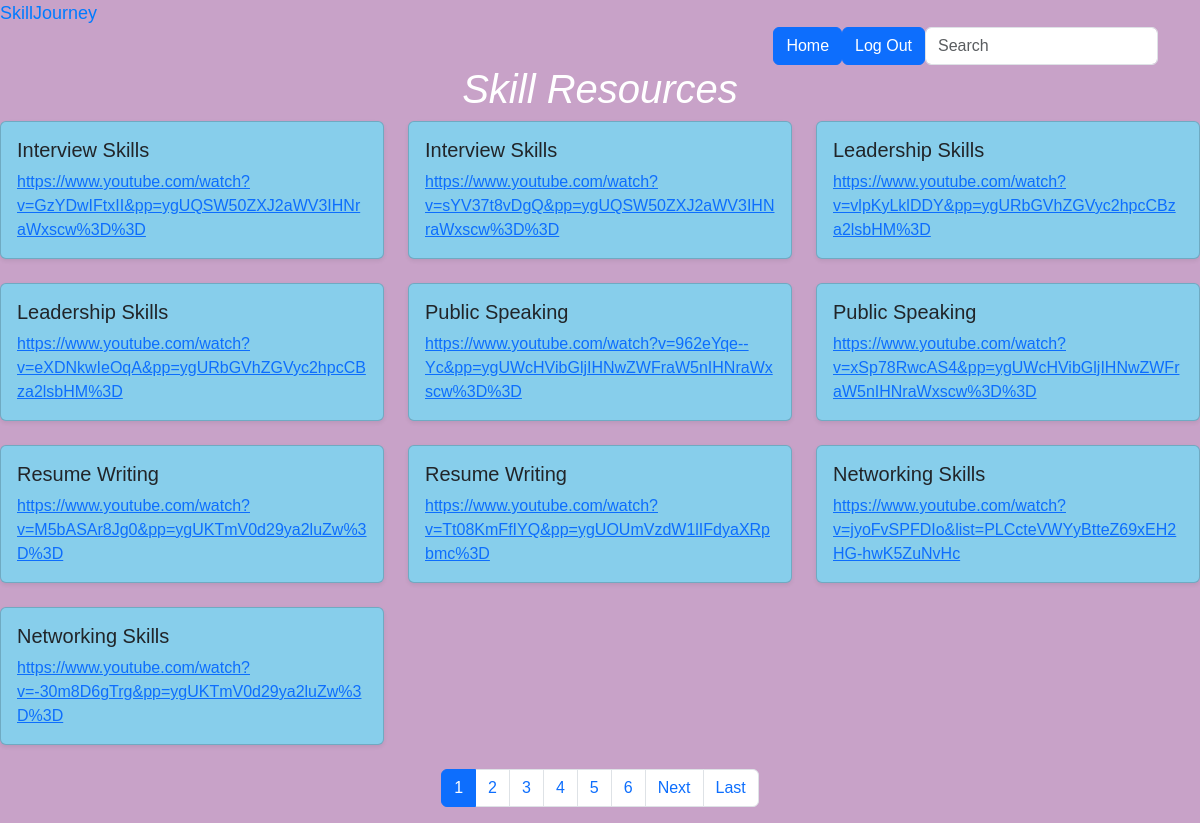
The app's page /skills/media (signed in) with its own data.
### tables this page shows
CREATE TABLE media (
    `id` INTEGER PRIMARY KEY AUTOINCREMENT,
    `title` TEXT NOT NULL,
    `url` TEXT NOT NULL
);

### app/skills/views.py (the view)
@bp.route('/media')
@login_required
def view_media():
    db = get_db()
    page = request.args.get('page', 1, type=int)
    per_page = 10
    search_query = request.args.get('search_query', '').strip()
    search_filter = '%' + search_query + '%'
    total_media = db.execute("""SELECT COUNT(*) FROM media WHERE title LIKE ?""",
                             (search_filter,)).fetchone()[0]
    total_pages = math.ceil(total_media / per_page)
    offset = (page - 1) * per_page
    media_links = db.execute("""SELECT title, url
                             FROM media
                             WHERE  title LIKE ?
                             ORDER BY id DESC
                             LIMIT ? OFFSET ?""",
                             (search_filter, per_page, offset)).fetchall()
    return render_template('skills/view_media.html', media_links=media_links,
                           total_pages=total_pages, current_page=page)

### app/db.py (called while the page is built)
def get_db():
    if 'db' not in g:
        g.db = sqlite3.connect(
            current_app.config['DATABASE'],
            detect_types=sqlite3.PARSE_DECLTYPES
        )
        g.db.row_factory = sqlite3.Row
    return g.db

### app/users/login_utils.py (called while the page is built)
def login_required(view):
    @functools.wraps(view)
    def wrapped(**kwargs):
        if 'user_id' not in session:
            return redirect(url_for('users.login'))
        return view(**kwargs)
    return wrapped

### app/users/views.py (called while the page is built)
@bp.before_app_request
def load_auth_user():
    user_id = session.get('user_id')
    if user_id is None:
        g.user = None
    else:
        db = get_db()
        user = db.execute("""SELECT * from users WHERE id = ?""", (user_id,)).fetchone()
        g.user = user

### app/templates/skills/view_media.html (shortened to what this page needs)
{% extends "layout.html" %}
{% block content %}
<div class="container">
      <ul class="nav nav-pills justify-content-end ml-auto">
        <li class="active">
          <form action="{{ url_for('users.home') }}">
            <button type="submit" class="btn btn-primary">Home</button>
          </form>
        </li>
        <li class="active">
          <form action="{{ url_for('users.logout') }}">
            <button type="submit" class="btn btn-primary">Log Out</button>
          </form>
        </li>
        <li>
          <form class="form-inline" action="{{ url_for('skills.search') }}" method="POST">
              <input class="form-control mr-sm-2" type="search" placeholder="Search" aria-label="Search" name="search">
          </form>
        </li>
      </ul>
    </div>
    <h1 style="text-align: center; color: white; font-style: italic;">Skill Resources</h1>
    <div class="row">
        {% for media in media_links %}
            <div class="col-md-4">
                <div class="card mb-4 shadow-sm" style="background-color: #87CEEB">
                    <div class="card-body">
                        <h5 class="card-title">{{ media['title'] }}</h5>
                        {% if 'youtube.com' in media['url'] %}
                            <p class="card-text"><a href="{{ media['url'] }}" target="_blank">{{ media['url'] }}</a></p>
                        {% else %}
                            <p class="card-text">PDF: <a href="{{ media['url'] }}">{{ media['title'] }}</a></p>
                        {% endif %}
                    </div>
                </div>
            </div>
        {% endfor %}
      </div>
    <nav aria=-label="Page navigation">
        <ul class="pagination justify-content-center">
            {% for page_num in range(1, total_pages + 1) %}
                <li class="page-item {% if page_num == current_page %}active{% endif %}">
                    <a class="page-link" href="?page={{ page_num }}">{{ page_num }}</a>
                </li>
            {% endfor %}
            {% if current_page != total_pages %}
                 <li class="page-item"><a class="page-link" href="?page={{ current_page + 1 }}">Next</a></li>
                 <li class="page-item"><a class="page-link" href="?page={{ total_pages }}">Last</a></li>
            {% endif %}
        </ul>
    </nav>
{% endblock %}

### app/templates/layout.html (shortened to what this page needs)
<!DOCTYPE html>
<html lang="en">
  <head>
    <link href="https://cdn.jsdelivr.net/npm/bootstrap@5.3.3/dist/css/bootstrap.min.css"
     rel="stylesheet"
>
     <link rel="stylesheet" href="{{ url_for('static', filename='layout.css') }}">
  </head>
  <body>
    <header>
        <span class="logo">
            <span class="logo-text-big">SkillJourney</span>
        </span>
    </header>
    {% block content %}{% endblock content %}
  </body>
</html>

### app/static/layout.css (style rules this page uses)
.logo { display: flex; align-items: center; color: #007bff; font-size: 18px; margin-right: auto; }
body { margin: 0; padding: 0; font-family: 'Arial', sans-serif; background-color: #C8A2C8; }

### records on screen
media: title "Interview Skills", url "https://www.youtube.com/watch?v=GzYDwIFtxII&pp=ygUQSW50ZXJ2aWV3IHNraWxscw%3D%3D"
media: title "Interview Skills", url "https://www.youtube.com/watch?v=sYV37t8vDgQ&pp=ygUQSW50ZXJ2aWV3IHNraWxscw%3D%3D"
media: title "Leadership Skills", url "https://www.youtube.com/watch?v=vlpKyLklDDY&pp=ygURbGVhZGVyc2hpcCBza2lsbHM%3D"
media: title "Leadership Skills", url "https://www.youtube.com/watch?v=eXDNkwIeOqA&pp=ygURbGVhZGVyc2hpcCBza2lsbHM%3D"
media: title "Public Speaking", url "https://www.youtube.com/watch?v=962eYqe--Yc&pp=ygUWcHVibGljIHNwZWFraW5nIHNraWxscw%3D%3D"
media: title "Public Speaking", url "https://www.youtube.com/watch?v=xSp78RwcAS4&pp=ygUWcHVibGljIHNwZWFraW5nIHNraWxscw%3D%3D"
media: title "Resume Writing", url "https://www.youtube.com/watch?v=M5bASAr8Jg0&pp=ygUKTmV0d29ya2luZw%3D%3D"
media: title "Resume Writing", url "https://www.youtube.com/watch?v=Tt08KmFfIYQ&pp=ygUOUmVzdW1lIFdyaXRpbmc%3D"
media: title "Networking Skills", url "https://www.youtube.com/watch?v=jyoFvSPFDIo&list=PLCcteVWYyBtteZ69xEH2HG-hwK5ZuNvHc"
media: title "Networking Skills", url "https://www.youtube.com/watch?v=-30m8D6gTrg&pp=ygUKTmV0d29ya2luZw%3D%3D"

### other values on screen
{{ page_num }} "1" "2" "3" "4" "5" "6"
